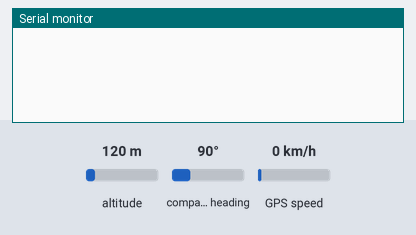
This program was run on a simulated Arduino Uno, built with avr-gcc and run on an emulated ATmega328P. Shown: the last lines printed to the serial monitor. The inputs (shaded band) are chosen by the test bench; at power-on: altitude 120 m, compass heading 90°, GPS speed 0 km/h. The GPS gets a fix after 3 s at 37.7749, -122.4194 with 8 satellites.

Above: at 1.8 s.
1.9 s: altitude set to 20 m
At 3.7 s:
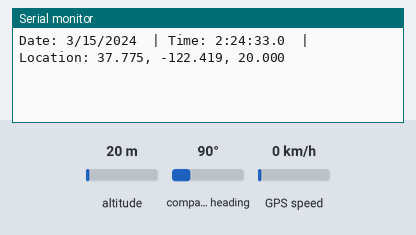
5.6 s: altitude set to 250 m
At 7.0 s:
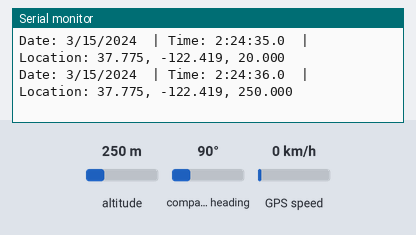
Timing chart, 0 to 8.6 s (numbered marks = the images above; inputs shaded):
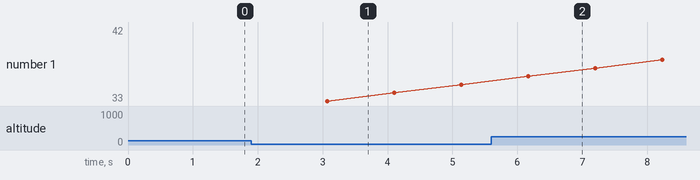

Measured:
- after the input at 1.9 s, the serial monitor: prints a new line after 1.2 s (image 1)
- after the input at 5.6 s, the serial monitor: prints a new line after 0.57 s (image 2)

The program:

main.cpp
```cpp
#include <Arduino.h>
#include <TinyGPSPlus.h>
#include <SoftwareSerial.h>
#include "PinMap_UNO.h"

#define S_BAUD   9600   // adjust as required
#define GPS_BAUD 9600   // adjust as required

SoftwareSerial ss(gpsRX, gpsTX);

TinyGPSPlus myGPS;

void displayInfo() // Display GPS information
{
    if (myGPS.location.isValid())
        {
            // local = Longitude divided by 15.
            // This number can be added to myGPS.time.hour to adjust to local time as below
            // from https://dhirajpatra.medium.com/how-to-calculate-local-time-from-latitude-and-longitude-d990f30fdd52#:~:text=*%20Divide%20the%20longitude%20by%2015,%2D12%20%3C%20offset%20%3C%2012.
            long local = myGPS.location.lng()/15;

            // Display GPS date information
            Serial.print("Date: ");
            Serial.print(myGPS.date.month());
            Serial.print("/");
            Serial.print(myGPS.date.day());
            Serial.print("/");
            Serial.print(myGPS.date.year());

            // Display GPS time information
            Serial.print("  | Time: ");
         // Serial.print(myGPS.time.hour());        // DREW original
            Serial.print(myGPS.time.hour()+local);  // adjusted
            Serial.print(":");
            Serial.print(myGPS.time.minute());
            Serial.print(":");
            Serial.print(myGPS.time.second());
            Serial.print(".");
            Serial.print(myGPS.time.centisecond());

            // Display GPS location information
            Serial.print("  | Location: ");
            Serial.print(myGPS.location.lat(), 3); //, 6);
            Serial.print(", ");
            Serial.print(myGPS.location.lng(), 3); //, 6);
            Serial.print(", ");
            Serial.println(myGPS.altitude.meters(), 3);

        }
}

void setup()
    {
        Serial.begin(S_BAUD);
        ss.begin(GPS_BAUD);
    }

void loop()
    {
        while (ss.available() > 0)
        {
            char gpsData = ss.read();

            // Send the read byte of data to the encode() function
            if (myGPS.encode(gpsData))
            {
                // If parse successful, encode() function returns true, call displayInfo() function to display GPS information
                displayInfo();
                delay(1000); //FIXME this does not really need to be here. Comment, delete or leave as needed.
            }
        }
    }


//BUG Example
//FIXME Example
//TODO Example
//IDEA Example
//TEST Example
//TESTED Example
//DREW Example
//FUTURE Example
```

PinMap_UNO.h
```cpp
#ifndef PinMap_UNO_H
    #define PinMap_UNO_H

        // LEFT SIDE
        // ?
        // 5v       *** GPS 5V
        // RES
        // 3.3V
        // 5V
        // GND      *** GPS GND
        // GND
        // VIN

        // Analog pin A0 or Digital pin 14
        // Analog pin A1 or Digital pin 15
        // Analog pin A2 or Digital pin 16
        // Analog pin A3 or Digital pin 17
        const int gpsTX = 18;   // Analog pin A4 or Digital pin 18  *** GPS RX
        const int gpsRX = 19;   // Analog pin A5 or Digital pin 19  *** GPS TX

        // RIGHT SIDE
        // Digital pin 20 (SDA)
        // Digital pin 21 (SCL)
        // AREF
        // GND
        // Digital pin 13 (PWM) is also LED_BUILTIN.
        // Digital pin 12 (PWM)
        // Digital pin 11 (PWM)
        // Digital pin 10 (PWM)
        // Digital pin 09 (PWM)
        // Digital pin 08 (PWM)
        // Digital pin 07 (PWM)
        // Digital pin 06 (PWM)
        // Digital pin 05 (PWM)
        // Digital pin 04 (PWM)
        //const int gpsTX = 3;  // Digital pin 03 (PWM) // this goes to RX on the module // Mega/UNO
        //const int gpsRX = 2;  // Digital pin 02 (PWM) // this goes to TX on the module // Mega/UNO

        //SYSTEM SERIAL       // Digital pin 01 (TX0)
        //SYSTEM SERIAL       // Digital pin 00 (RX0)


#endif
```
